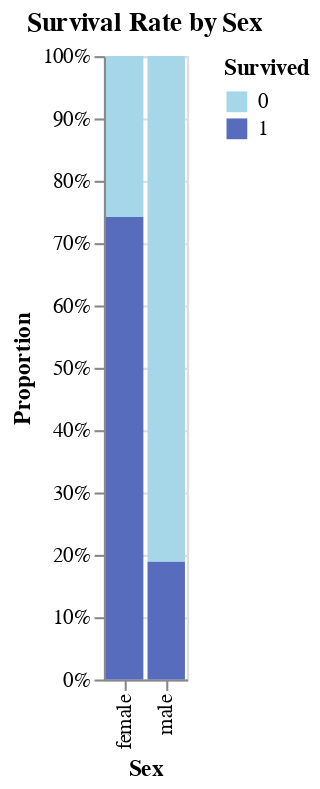

The notebook cell saved with this chart:
### Markdown cell above
Recall that the average survival rate for women was 70%. We see that for family size up to 4 the survival chance for females is slightly higher than this average. 
Additionally, recall that the average survival rate for men was 20%. We see that single men have a lower than average chance of survival, but men with small to medium families have a higher than average survival rate.

This motivates the inclusion of an interaction term between Sex and Family Size. Family size has an impact on survival chances for both male and female but
its impact is not constant between Sex.

### Code cell


### Figure 1 — Vega-Lite specification as saved in the notebook (floating-point values rounded to 4 significant figures)
{"config": {"view": {"continuousWidth": 300, "continuousHeight": 300}}, "data": {"name": "data-e5153a067d8a15cad4663a24f41feee3"}, "mark": {"type": "bar"}, "encoding": {"color": {"field": "Survived", "scale": {"range": ["#A5D7E8", "#576CBC", "#19376D", "#0b2447"]}, "type": "nominal"}, "x": {"field": "Sex", "title": "Sex", "type": "nominal"}, "y": {"axis": {"format": "%"}, "field": "Proportion", "title": "Proportion", "type": "quantitative"}}, "title": "Survival Rate by Sex", "$schema": "https://vega.github.io/schema/vega-lite/v5.20.1.json", "datasets": {"data-e5153a067d8a15cad4663a24f41feee3": [{"Sex": "female", "Survived": 0.0, "Count": 81, "Total": 314, "Proportion": 0.258}, {"Sex": "female", "Survived": 1.0, "Count": 233, "Total": 314, "Proportion": 0.742}, {"Sex": "male", "Survived": 0.0, "Count": 468, "Total": 577, "Proportion": 0.8111}, {"Sex": "male", "Survived": 1.0, "Count": 109, "Total": 577, "Proportion": 0.1889}]}}
